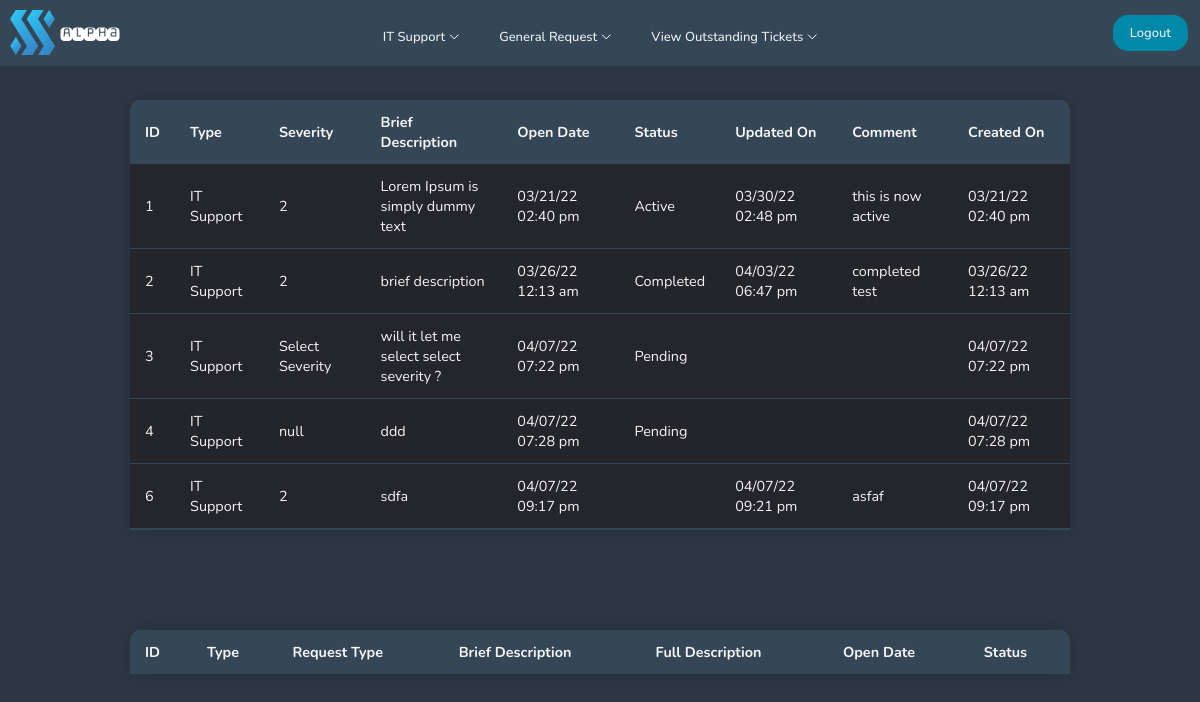
The page /pages/userviewticket.php (signed in) on the database as committed earlier.
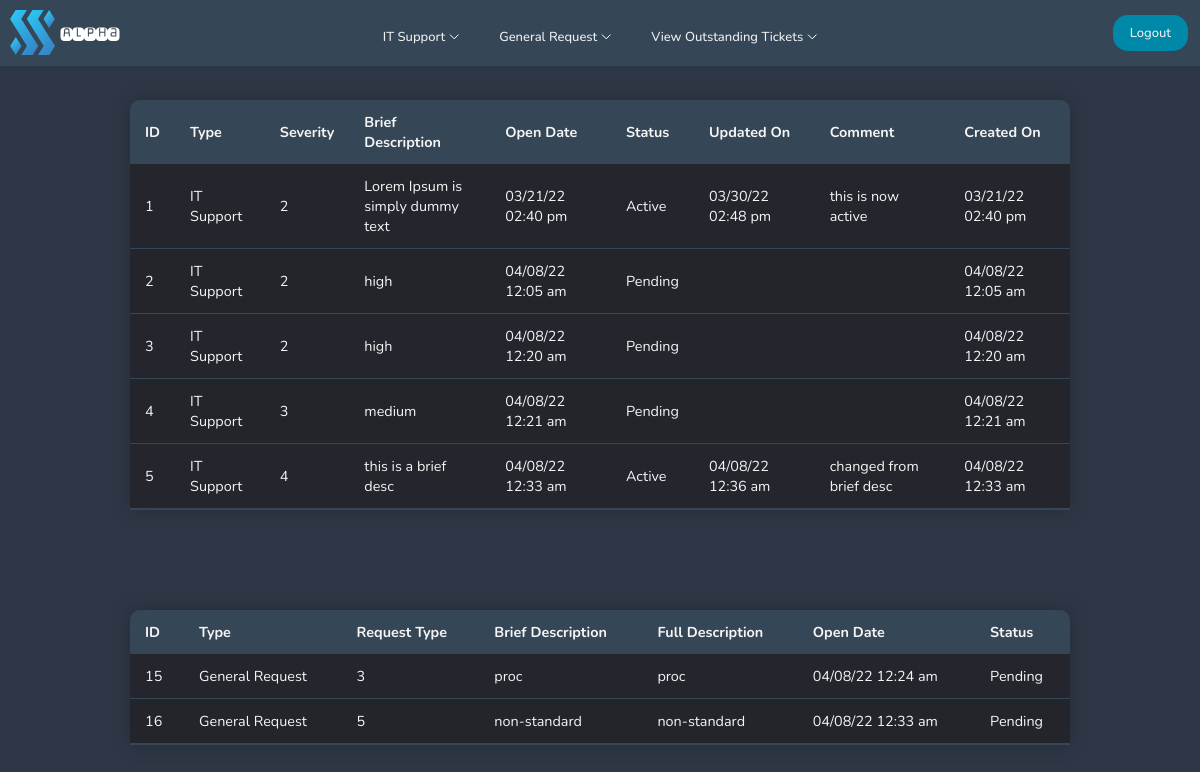
The same page on the database as committed later.
### tables this page shows
CREATE TABLE "itticket" (
	"id"	INTEGER,
	"user"	INTEGER,
	"type"	TEXT,
	"severity"	TEXT,
	"brief"	INTEGER,
	"full"	TEXT,
	"createdon"	TEXT,
	"status"	TEXT,
	"comment"	TEXT,
	"updatedon"	TEXT,
	PRIMARY KEY("id"),
	FOREIGN KEY("severity") REFERENCES "itsupportservices"("id")
);

CREATE TABLE "requestticket" (
	"id"	INTEGER,
	"user"	INTEGER,
	"type"	TEXT,
	"request"	TEXT,
	"brief"	TEXT,
	"full"	TEXT,
	"status"	TEXT,
	"createdon"	TEXT,
	PRIMARY KEY("id" AUTOINCREMENT)
);

### pages/userviewticket.php (the view, shortened to what this page needs)
<!DOCTYPE html>
<html lang="en">
<head>
    <?php include'../navigation/userdashnavbar.php';
    require ('../config/dbcon.php'); ?>
    <link rel="stylesheet" href="../navigation/userdashnavbar.css">
    <link rel="stylesheet" href="../css/usertickettable.css">
</head>
<body bgcolor="#2E3746">
<div class="full-screen-container">
    <?php
    $user = $_SESSION['id'];
    $query = "SELECT * FROM itticket where user = $user";
    $statement = $conn->prepare($query);
    $statement->execute();
    $statement->setFetchMode(PDO::FETCH_OBJ);
    $result = $statement->fetchAll();
    ?>
    <table class="ticket-table">
    <thead>
    <tr>
        <th>ID</th>
        <th>Type</th>
        <th>Severity</th>
        <th>Brief Description</th>
        <th> Open Date</th>
        <th>Status</th>
        <th>Updated On</th>
        <th>Comment</th>
        <th>Created On</th>
    </tr>
    </thead>
        <?php foreach($result as $data) { ?>
        <tr>
            <td><?= $data->id; ?> </td>
            <td><?= $data->type; ?> </td>
            <td><?= $data->severity; ?> </td>
            <td><?= $data->brief; ?> </td>
            <td><?= $data->createdon ?> </td>
            <td><?= $data->status; ?> </td>
            <td><?= $data->updatedon; ?> </td>
            <td><?= $data->comment; ?> </td>
            <td><?= $data->createdon; ?> </td>
        </tr>
        <?php
        }
        ?>
    </table>
    <?php
    $query = "SELECT * FROM requestticket where user = $user";
    $statement = $conn->prepare($query);
    $statement->execute();
    $statement->setFetchMode(PDO::FETCH_OBJ);
    $result = $statement->fetchAll();
    ?>
    <table class="ticket-table" >
        <thead>
        <tr>
            <th>ID</th>
            <th>Type</th>
            <th>Request Type</th>
            <th>Brief Description</th>
            <th>Full Description</th>
            <th>Open Date</th>
            <th>Status</th>
        </tr>
        </thead>
        <?php foreach($result as $data) { ?>
            <tr>
                <td><?= $data->id; ?> </td>
                <td><?= $data->type; ?> </td>
                <td><?= $data->request; ?> </td>
                <td><?= $data->brief; ?> </td>
                <td><?= $data->full; ?> </td>
                <td><?= $data->createdon; ?> </td>
                <td><?= $data->status; ?> </td>
            </tr>
            <?php
        }
        ?>
    </table>
</div>
</body>
</html>

Rows that differ between the two databases and show on the page:
removed itticket: id "6", type "IT Support", severity "2", brief "sdfa", createdon "04/07/22 09:17 pm", updatedon "04/07/22 09:21 pm", comment "asfaf"
changed itticket id 2: brief "brief description" → "high"; createdon "03/26/22 12:13 am" → "04/08/22 12:05 am"; status "Completed" → "Pending"; updatedon "04/03/22 06:47 pm" → (not shown); comment "completed test" → (not shown)
changed itticket id 3: severity "Select Severity" → "2"; brief "will it let me select select severity ?" → "high"; createdon "04/07/22 07:22 pm" → "04/08/22 12:20 am"
changed itticket id 4: severity "null" → "3"; brief "ddd" → "medium"; createdon "04/07/22 07:28 pm" → "04/08/22 12:21 am"
now on this page (row edited): itticket: id "5", type "IT Support", severity "4", brief "this is a brief desc", createdon "04/08/22 12:33 am", status "Active", updatedon "04/08/22 12:36 am", comment "changed from brief desc"
added requestticket: id "15", type "General Request", request "3", brief "proc", full "proc", createdon "04/08/22 12:24 am", status "Pending"
added requestticket: id "16", type "General Request", request "5", brief "non-standard", full "non-standard", createdon "04/08/22 12:33 am", status "Pending"
